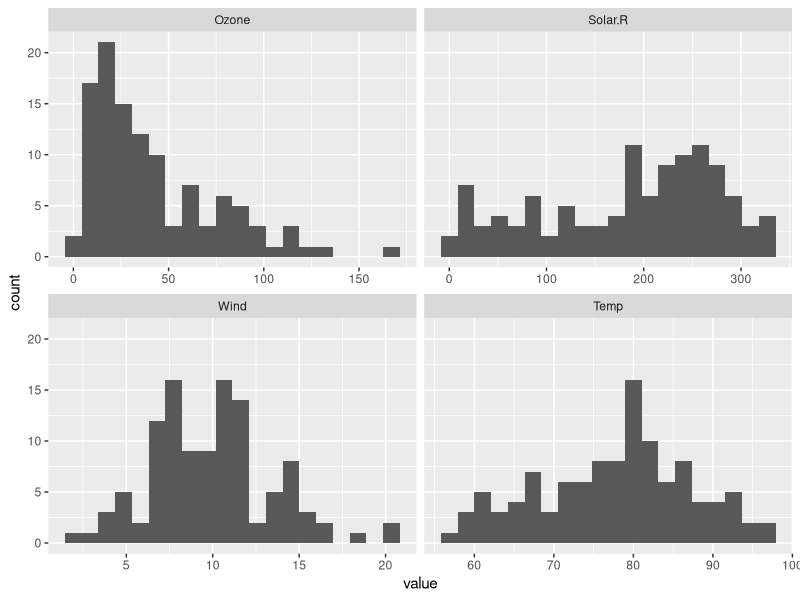
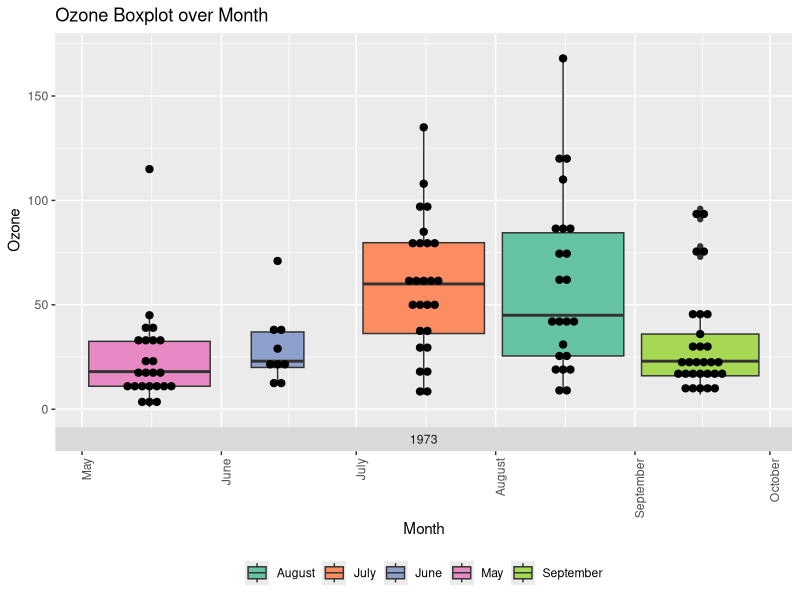
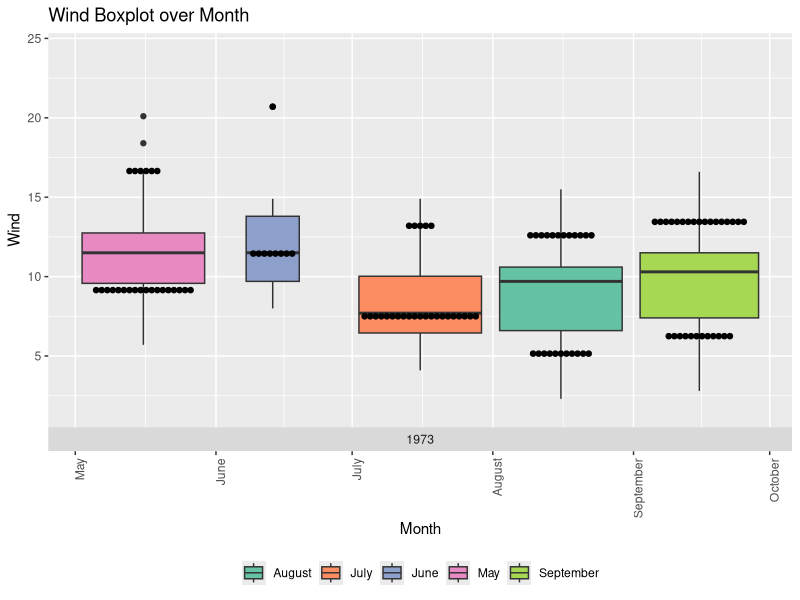
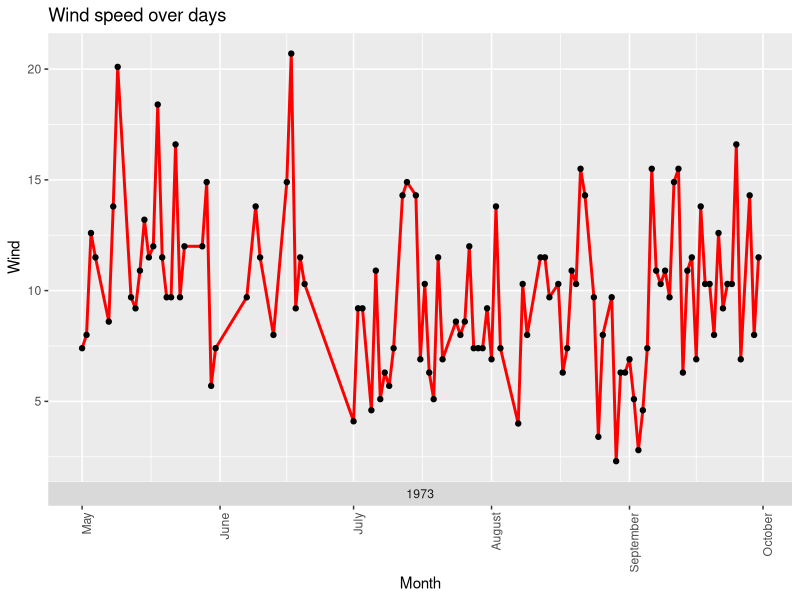
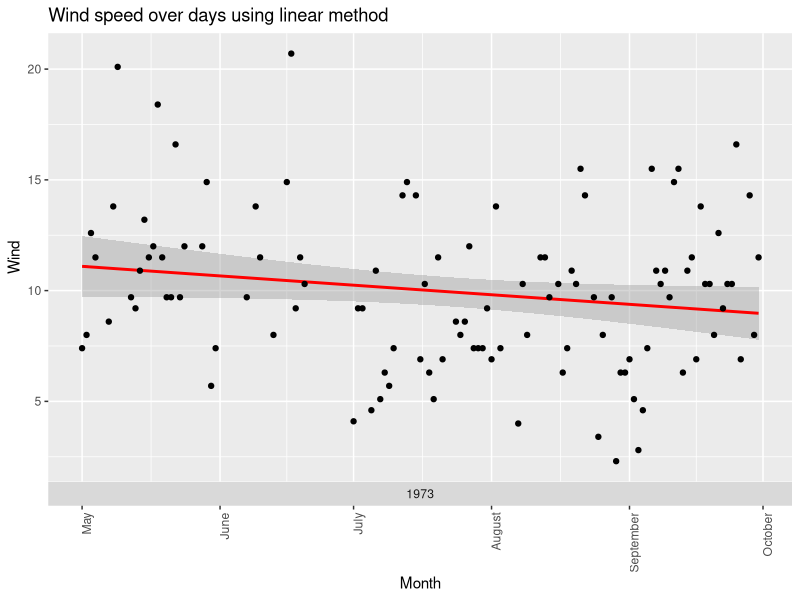
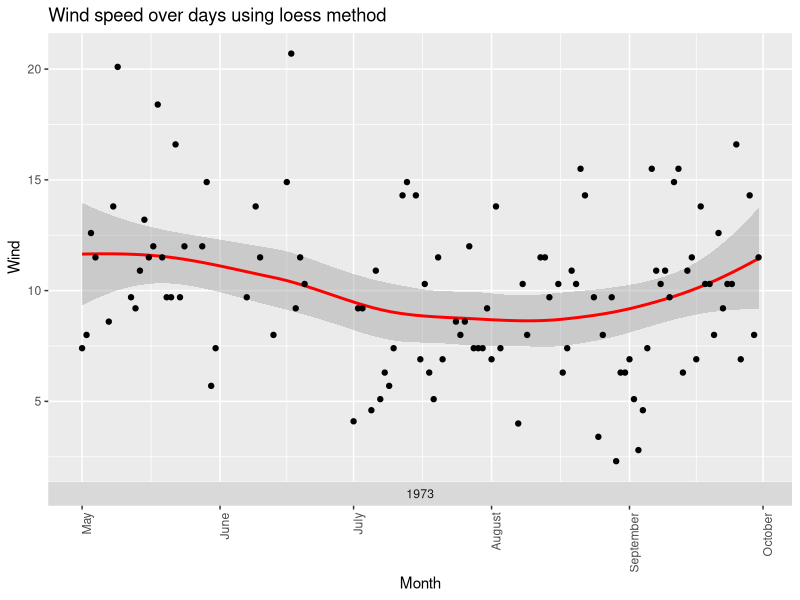
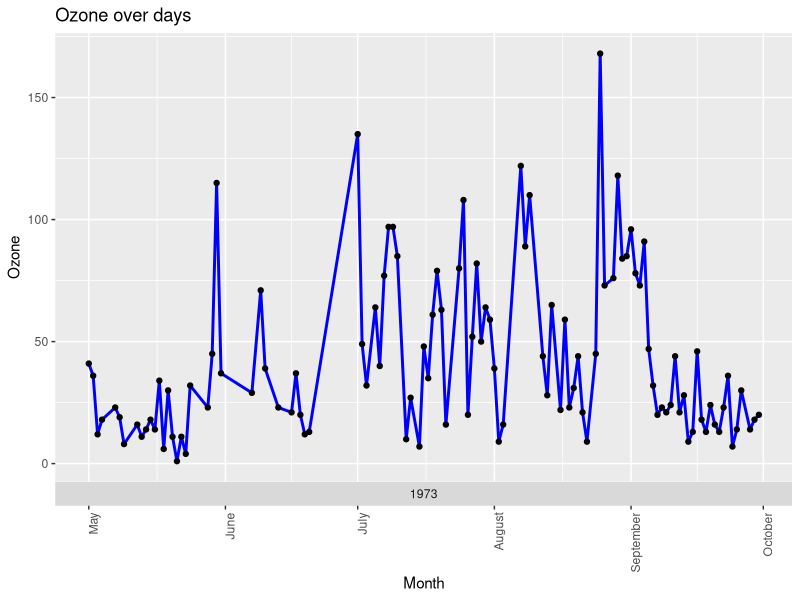
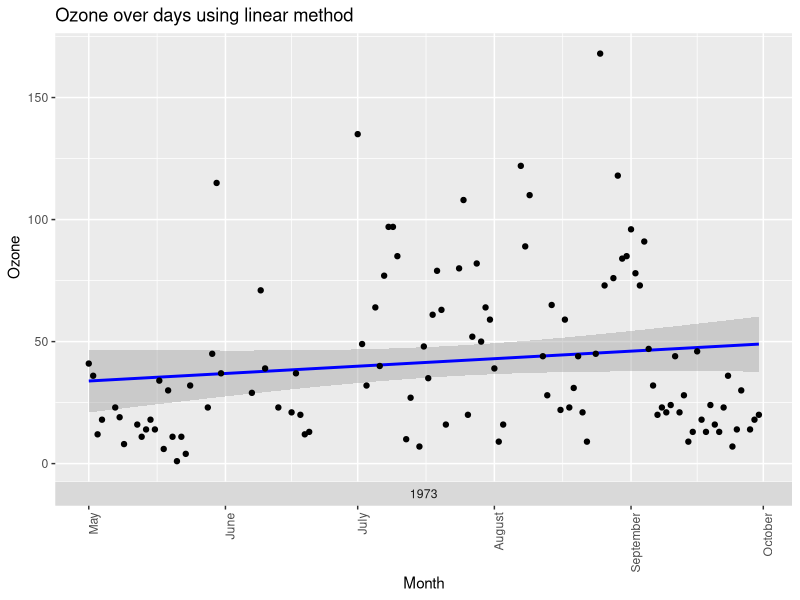

Recreate these plots in R, in order.
## ---- chunk 1
knitr::opts_chunk$set(echo = TRUE)
## ---- chunk 2

library(ggplot2)
library(reshape2)
library(stringr)
library(scales)
library(plyr)
library(lubridate)

## ---- chunk 3
# Step	1:	Load	the	data
my_aq<- airquality

# Step	2:	Clean	the	data
my_aq<-na.omit(my_aq)
my_aq$Month<-as.factor(my_aq$Month)
my_aq$Day<-as.factor(my_aq$Day)
my_aq<-cbind.data.frame(my_aq,"date"=as.Date(gsub(" ","",paste(str_pad(my_aq$Month,2,side="left",pad = "0"),"-",str_pad(my_aq$Day,2,side="left",pad = "0"),"-1973")),"%m-%d-%Y"))
my_aq.m <- melt(my_aq,id.vars = "date", measure.vars = c("Ozone", "Solar.R","Wind","Temp"))
my_aq.m <- ddply(my_aq.m, .(variable), transform, rescale = rescale(value))

## ---- chunk 4
# Step	3:	Understand	the	data	distribution

# Histograms	for	each	of	the	variables		

ggplot(data = melt(my_aq,measure.vars = c("Ozone", "Solar.R","Wind","Temp")), mapping = aes(x = value)) + geom_histogram(bins = 20) + facet_wrap(~variable, scales = 'free_x')

# Boxplot	for	Ozone
ggplot(my_aq,aes(x=date , y=Ozone, group=Month ,fill=format.Date(date,"%B"))) + geom_boxplot() + geom_dotplot(binaxis='y', stackdir='center', dotsize=0.5, binwidth = 7,fill="Black") +scale_fill_brewer(palette="Set2") +scale_x_date(labels = date_format("%B")) +  facet_grid(~ year(date), space="free_x", scales="free_x", switch="x") + theme(legend.position = "bottom",axis.text.x = element_text(angle = 90, hjust = 1)) +
   labs(x = "Month",title = "Ozone Boxplot over Month")  + theme(legend.title=element_blank()) 

# Boxplot for	wind	speed
ggplot(my_aq,aes(x=date , y=Wind, group=Month ,fill=format.Date(date,"%B"))) + geom_boxplot() + geom_dotplot(binaxis='y', stackdir='center', dotsize=0.05, binwidth = 7,fill="Black") +scale_fill_brewer(palette="Set2") +scale_x_date(labels = date_format("%B")) +  facet_grid(~ year(date), space="free_x", scales="free_x", switch="x") + theme(legend.position = "bottom",axis.text.x = element_text(angle = 90, hjust = 1)) +
  labs(x = "Month",title = "Wind Boxplot over Month")  + theme(legend.title=element_blank()) 


## ---- chunk 5
# Step	3:	Explore	how	the	data	changes	over	time

# Wind data over time 
ggplot(my_aq,aes(x=date , y=Wind ,group=1)) +   geom_line(color="red",size=1) +scale_x_date(labels = date_format("%B")) + geom_point() +  facet_grid(~ year(date), space="free_x", scales="free_x", switch="x") + theme(legend.position = "bottom",axis.text.x = element_text(angle = 90, hjust = 1)) +
  labs(x = "Month",title = "Wind speed over days")  
ggplot(my_aq,aes(x=date , y=Wind ,group=1)) +   geom_smooth(method="lm",color="red",size=1) +scale_x_date(labels = date_format("%B")) + geom_point() +  facet_grid(~ year(date), space="free_x", scales="free_x", switch="x") + theme(legend.position = "bottom",axis.text.x = element_text(angle = 90, hjust = 1)) +
  labs(x = "Month",title = "Wind speed over days using linear method") 
ggplot(my_aq,aes(x=date , y=Wind ,group=1)) +   geom_smooth(method="loess",color="red",size=1) +scale_x_date(labels = date_format("%B")) + geom_point() +  facet_grid(~ year(date), space="free_x", scales="free_x", switch="x") + theme(legend.position = "bottom",axis.text.x = element_text(angle = 90, hjust = 1)) +
  labs(x = "Month",title = "Wind speed over days using loess method") 

# Ozone data over time 
ggplot(my_aq,aes(x=date , y=Ozone ,group=1)) +   geom_line(color="blue",size=1) +scale_x_date(labels = date_format("%B")) + geom_point() +  facet_grid(~ year(date), space="free_x", scales="free_x", switch="x") + theme(legend.position = "bottom",axis.text.x = element_text(angle = 90, hjust = 1)) +
  labs(x = "Month",title = "Ozone over days") 
ggplot(my_aq,aes(x=date , y=Ozone ,group=1)) +   geom_smooth(method="lm",color="blue",size=1) +scale_x_date(labels = date_format("%B")) + geom_point() +  facet_grid(~ year(date), space="free_x", scales="free_x", switch="x") + theme(legend.position = "bottom",axis.text.x = element_text(angle = 90, hjust = 1)) +
  labs(x = "Month",title = "Ozone over days using linear method") 
ggplot(my_aq,aes(x=date , y=Ozone ,group=1)) +   geom_smooth(method="loess",color="blue",size=1) +scale_x_date(labels = date_format("%B")) + geom_point() +  facet_grid(~ year(date), space="free_x", scales="free_x", switch="x") + theme(legend.position = "bottom",axis.text.x = element_text(angle = 90, hjust = 1)) +
  labs(x = "Month",title = "Ozone over days usng loess method") 

# Solar data over time 
ggplot(my_aq,aes(x=date , y=Solar.R ,group=1)) +   geom_line(color="#FF9999",size=1) +scale_x_date(labels = date_format("%B")) + geom_point() +  facet_grid(~ year(date), space="free_x", scales="free_x", switch="x") + theme(legend.position = "bottom",axis.text.x = element_text(angle = 90, hjust = 1)) +
  labs(x = "Month",title = "Solar.R over days") 
ggplot(my_aq,aes(x=date , y=Solar.R ,group=1)) +   geom_smooth(method="lm",color="#FF9999",size=1) +scale_x_date(labels = date_format("%B")) + geom_point() +  facet_grid(~ year(date), space="free_x", scales="free_x", switch="x") + theme(legend.position = "bottom",axis.text.x = element_text(angle = 90, hjust = 1)) +
  labs(x = "Month",title = "Solar.R over days using linear method") 
ggplot(my_aq,aes(x=date , y=Solar.R ,group=1)) +   geom_smooth(method="loess",color="#FF9999",size=1) +scale_x_date(labels = date_format("%B")) + geom_point() +  facet_grid(~ year(date), space="free_x", scales="free_x", switch="x") + theme(legend.position = "bottom",axis.text.x = element_text(angle = 90, hjust = 1)) +
  labs(x = "Month",title = "Solar.R over days using loess method") 

# Temp data over time 
ggplot(my_aq,aes(x=date , y=Temp ,group=1)) +   geom_line(color="purple",size=1) +scale_x_date(labels = date_format("%B")) + geom_point() +  facet_grid(~ year(date), space="free_x", scales="free_x", switch="x") + theme(legend.position = "bottom",axis.text.x = element_text(angle = 90, hjust = 1)) +
  labs(x = "Month",title = "Temparature over days") 
ggplot(my_aq,aes(x=date , y=Temp ,group=1)) +   geom_smooth(method="lm",color="purple",size=1) +scale_x_date(labels = date_format("%B")) + geom_point() +  facet_grid(~ year(date), space="free_x", scales="free_x", switch="x") + theme(legend.position = "bottom",axis.text.x = element_text(angle = 90, hjust = 1)) +
  labs(x = "Month",title = "Temperature over days using linear method") 
ggplot(my_aq,aes(x=date , y=Temp ,group=1)) +   geom_smooth(method="loess",color="purple",size=1) +scale_x_date(labels = date_format("%B")) + geom_point() +  facet_grid(~ year(date), space="free_x", scales="free_x", switch="x") + theme(legend.position = "bottom",axis.text.x = element_text(angle = 90, hjust = 1)) +
  labs(x = "Month",title = "Temperature over days using loess method") 

# Descriptive statistics on different Variable
summary(my_aq$Ozone)
summary(my_aq$Wind)
summary(my_aq$Temp)
summary(my_aq$Solar.R)

# Plotting all four variables without changing scale
ggplot(data = melt(my_aq,id.vars = "date", measure.vars = c("Ozone", "Solar.R","Wind","Temp")), aes(x=date,y=value,color=variable,group=1)) + geom_line(size=1) +scale_x_date(labels = date_format("%B"))+  facet_grid(~ year(date), space="free_x", scales="free_x", switch="x") + theme(legend.position = "bottom",axis.text.x = element_text(angle = 90, hjust = 1)) +
  labs(x = "Month", y="Value",title = "Air Quality over days") 


# Change the scale for Wind alone to get good visualization on 4 variables together
scaleFactor <- max(my_aq$Solar.R) / max(my_aq$Wind)

# using  geom_line
ggplot(my_aq, aes(x=date)) +
  geom_line(aes(y=Ozone),size=1, col="blue") + geom_point(aes(y=Ozone),size=1.25)+
  geom_line(aes(y=Solar.R), size=1, col="green")+ geom_point(aes(y=Solar.R),size=1.25) +
  geom_line(aes(y=Temp), size=1, col="black") + geom_point(aes(y=Temp),size=1.25)+
  geom_line(aes(y=Wind * scaleFactor), size=1, col="red")+ geom_point(aes(y=Wind * scaleFactor),size=1.25) +
  scale_y_continuous(name="Solar.R,Ozone,Temp", sec.axis=sec_axis(~./scaleFactor, name="Wind")) +
  theme(
    axis.title.y.left=element_text(color="blue"),
    axis.text.y.left=element_text(color="blue"),
    axis.title.y.right=element_text(color="red"),
    axis.text.y.right=element_text(color="red")
  ) +  facet_grid(~ year(date), space="free_x", scales="free_x", switch="x") + theme(legend.position = "right",axis.text.x = element_text(angle = 90, hjust = 1)) +
  labs(x = "Month",title = "Air Quality Over days on two scale Y axis") +
    scale_color_discrete(name = "Variable", labels = c("Solar.R", "Ozone","Temp","Wind"))

# After applying geom_smooth using linear method
ggplot(my_aq, aes(x=date)) +
  geom_smooth(aes(y=Ozone),method="lm",size=1, col="blue") + 
  geom_smooth(aes(y=Solar.R),method="lm", size=1, col="green")+ 
  geom_smooth(aes(y=Temp),method="lm", size=1, col="black") +
  geom_smooth(aes(y=Wind * scaleFactor),method="lm", size=1, col="red")+ 
  scale_y_continuous(name="Solar.R,Ozone,Temp", sec.axis=sec_axis(~./scaleFactor, name="Wind")) +
  theme(
    axis.title.y.left=element_text(color="blue"),
    axis.text.y.left=element_text(color="blue"),
    axis.title.y.right=element_text(color="red"),
    axis.text.y.right=element_text(color="red")
  )+  facet_grid(~ year(date), space="free_x", scales="free_x", switch="x") + theme(legend.position = "right",axis.text.x = element_text(angle = 90, hjust = 1)) +
  labs(x = "Month",title = "Air Quality Over days on two scale Y axis using linear method") +
    scale_color_discrete(name = "Variable", labels = c("Solar.R", "Ozone","Temp","Wind"))

# After applying geom_smooth using loess method

ggplot(my_aq, aes(x=date)) +
  geom_smooth(aes(y=Ozone),method="loess",size=1, col="blue") + 
  geom_smooth(aes(y=Solar.R),method="loess", size=1, col="green")+ 
  geom_smooth(aes(y=Temp),method="loess", size=1, col="black") +
  geom_smooth(aes(y=Wind * scaleFactor),method="loess", size=1, col="red")+ 
  scale_y_continuous(name="Solar.R,Ozone,Temp", sec.axis=sec_axis(~./scaleFactor, name="Wind")) +
  theme(
    axis.title.y.left=element_text(color="blue"),
    axis.text.y.left=element_text(color="blue"),
    axis.title.y.right=element_text(color="red"),
    axis.text.y.right=element_text(color="red")
  )+  facet_grid(~ year(date), space="free_x", scales="free_x", switch="x") + theme(legend.position = "right",axis.text.x = element_text(angle = 90, hjust = 1)) +
  labs(x = "Month",title = "Air Quality Over days on two scale Y axis using loess method") +
    scale_color_discrete(name = "Variable", labels = c("Solar.R", "Ozone","Temp","Wind"))


## ---- chunk 6
# Step	4:	Look	at	all	the data	via	a	Heatmap

ggplot(my_aq.m, aes(date, variable)) + geom_tile(aes(fill = rescale),colour = "white") + scale_fill_gradient(low = "white",high = "steelblue") +  facet_grid(~ year(date), space="free_x", scales="free_x", switch="x") + theme(legend.position = "right",axis.text.x = element_text(angle = 90, hjust = 1)) +
  labs(x = "Month", y="Variable",title = "Air Quality Heat map") + theme(legend.title=element_blank()) 


## ---- chunk 7
#Step	5:	Look	at	all	the	data	via	a	scatter	chart

#scatter	chart (using	ggplot	geom_point),	with	the	x-axis	representing	the	wind,	the	
#y-axis	representing	the	temperature,	the	size	of	each	dot	representing	the	ozone	and	the	
#color	representing	the	solar.R

ggplot(my_aq) +
  geom_point(aes(x=Wind,y=Temp,size=Ozone,color=Solar.R)) + theme(legend.position = "right",axis.text.x = element_text(angle = 90, hjust = 1)) +
  labs(x = "Wind", y="Temp",title = "Air Quality Scatter Plot") 

## ---- chunk 8

# After examining all of the visualization, it appears that different chart explores understanding of data in multiple ways.

# 1. Boxlpot of Ozone and Wind over month gives us information on sample size and the distribution of the data from mean and the outliers
# 2. Line graph using loess method tells how the pattern of these variable changes over time a. Wind speed drops in June, July,August and rasising in September b. Ozone is in its peak in the month of August c. Solar.R shows variations throughout the month but on higher side in the month of July d. Temperature raising from May untill August Mid and dropping thereafter
# 3. Line graph on all variables on single chart shows that when the temparature raises up the wind speed is getting reduced and the Ozone raising up over the same period of time
# Heat map shows that Wind and Solar.R are more concentrated in the month of Map and the patterns are darker 
# Scattered plot is giving better visualization on the relationship of these variables where the light coloured bigger dot size on the top left whereas dark coloured smaller dot size are on the bottom right . This shows that When temparature is high the wind speed is less but the Solar.R and Ozone is on higher side. When the temparature goes down , Solar.R and Ozone is at the smaller but the wind is on the higher side. We got the similar inference from the line graph in 1 chart overlaying all the variables using loess method.

